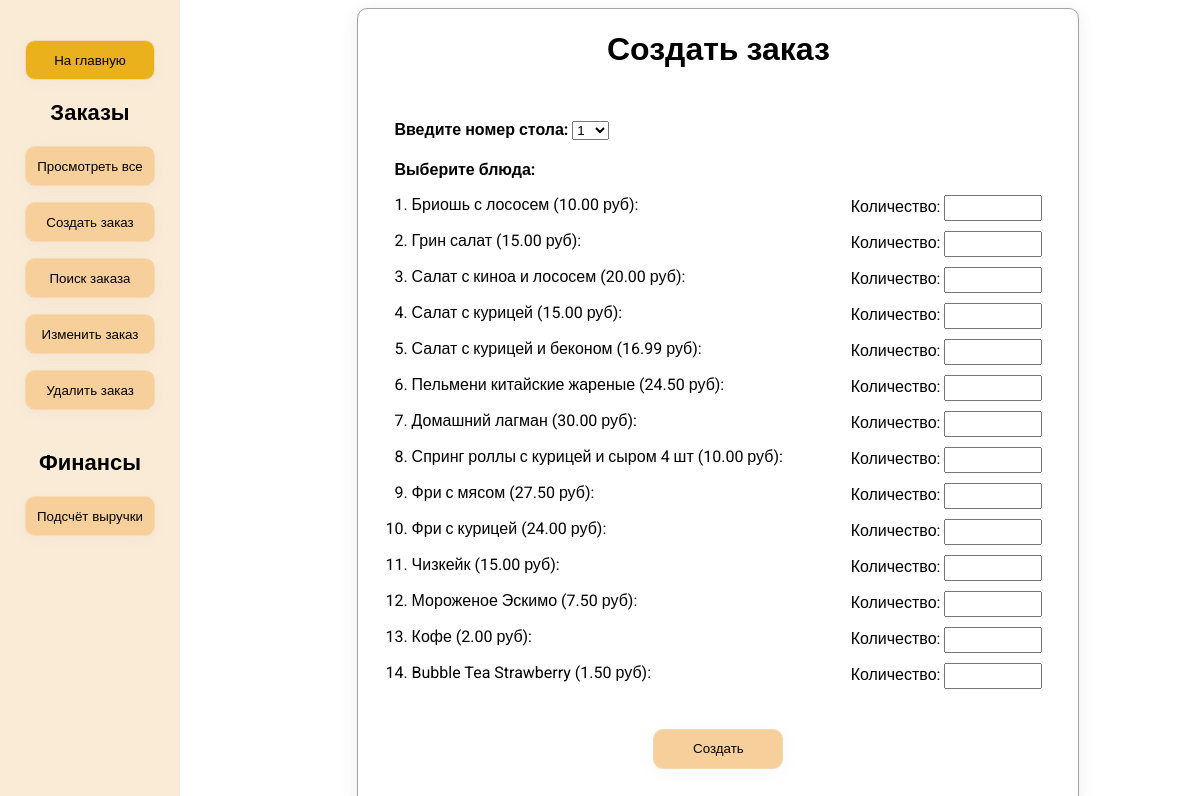
Screenshot of /create_order/ with the database file from the repository.
### orders/models.py (models this page shows, shortened)
class Item(models.Model):
    id = models.AutoField(primary_key=True)
    name = models.CharField(
        max_length=50,
        verbose_name="Название блюда"
    )
    price = models.DecimalField(
        max_digits=20,
        decimal_places=2,
        verbose_name="Цена")

### orders/views/views.py (the view, shortened to what this page needs)
# urls.py: path('create_order/', views.create_order, name='create_order'),
def create_order(request: HttpRequest) -> HttpResponse:
    menu = Item.objects.all()
    return render(
        request=request,
        template_name="orders/order_form.html",
        context={"menu": menu}
    )

### orders/templates/orders/order_form.html (shortened to what this page needs)
{% load static %}
<!DOCTYPE html>
<html lang="en">
<head>
    <link rel="stylesheet" href="{% static 'styles/order_form.css' %}">
    <link rel="stylesheet" href="{% static 'styles/general.css' %}">
</head>
<body>
    <div class="sidebar">
        <div class="sidebar-items">
            <button class="button-primary main-menu-button-sidebar js-main-menu-button-sidebar">На главную</button>
        </div>
        <div class="sidebar-header">Заказы</div>
        <div class="sidebar-items">
            <button class="button-primary js-view-all-orders-button">Просмотреть все</button>
            <button class="button-primary js-create-order-button">Создать заказ</button>
            <button class="button-primary js-search-order-button-sidebar">Поиск заказа</button>
            <button class="button-primary js-edit-order-button">Изменить заказ</button>
            <button class="button-primary js-cancel-order-button">Удалить заказ</button>
        </div>
        <div class="sidebar-header sidebar-header-finances">Финансы</div>
        <div class="sidebar-items">
            <button class="button-primary js-get-revenue-button-sidebar">Подсчёт выручки</button>
        </div>
    </div>
    <div class="main">
        <div class="form-container">
            <h1>Создать заказ</h1>
            <form action="{% url 'create_order' %}" method="post" onsubmit="return validateForm()">
                <label for="table_number"> Введите номер стола: </label>
                <select id="table_number" name="table_number" required></select>
                <div class="menu-label">Выберите блюда: </div>
                <ol>
                    {% for item in menu %}
                        <li>
                            <div class="menu-item">
                                <div class="menu-item-name">
                                    {{ item.name }}  ({{ item.price }} руб):
                                </div>
                                <div>
                                    <label class="quantity-label" for="quantity_{{ item.id }}">Количество: </label>
                                    <input type="number" id="quantity_{{ item.id }}" name="quantity_{{ item.id }}" min="1">
                                </div>
                            </div>
                        </li>
                    {% endfor %}
                </ol>
                <div class="submit-order-button-container">
                    <button type="submit" class="button-primary submit-order-button">Создать</button>
                </div>
            </form>
        </div>
    </div>
</body>
</html>

### orders/static/styles/order_form.css (style rules this page uses)
.main { display: flex; flex-direction: column; align-items: center; justify-content: center; height: 100vh; width: 80%; margin-left: 20%; }
.form-container { display: flex; flex-direction: column; align-items: center; justify-content: start; height: 1000px; width: 720px; border: 1px solid rgb(164, 162, 162); border-radius: 10px; box-shadow: 0 4px 16px rgba(75, 75, 75, 0.1); }
form { width: 90%; margin-top: 30px; }
label[for="table_number"] { margin-top: 20px; }
label[for="table_number"], .menu-label { font-weight: bold; }
.menu-label { margin-top: 20px; }
input[type="number"] { width: 90px; height: 20px; }
ol { padding-left: 17.19px; display: flex; flex-direction: column; row-gap: 10px; }
.menu-item { display: flex; justify-content: space-between; }
.quantity-label { margin-left: 20px; }
.submit-order-button-container { display: flex; justify-content: center; margin-top: 40px; }
.button-primary { width: 130px; height: 40px; background-color: rgb(247, 207, 155); border: 1px solid rgb(246, 217, 180); border-radius: 10px; box-shadow: 0 4px 16px rgba(195, 194, 194, 0.1); cursor: pointer; }

### orders/static/styles/general.css (style rules this page uses)
body { font-family: "Roboto", sans-serif; }
.sidebar { background-color: antiquewhite; height: 100vh; width: 15%; position: fixed; top: 0; left: 0; z-index: 1000; display: flex; flex-direction: column; align-items: center; justify-content: start; padding-top: 40px; }
.sidebar-header { margin-bottom: 20px; font-weight: bold; font-size: 22px; }
.sidebar-header-finances { margin-top: 40px; }
.sidebar-items { display: flex; flex-direction: column; row-gap: 16px; }
.button-primary { width: 130px; height: 40px; background-color: rgb(247, 207, 155); border: 1px solid rgb(246, 217, 180); border-radius: 10px; box-shadow: 0 4px 16px rgba(195, 194, 194, 0.1); cursor: pointer; }
.main-menu-button-sidebar { background-color: rgb(235, 177, 29) !important; margin-bottom: 20px; }

### rows the page displays
Item: name "Бриошь с лососем", price "10.00"
Item: name "Грин салат", price "15.00"
Item: name "Салат с киноа и лососем", price "20.00"
Item: name "Салат с курицей", price "15.00"
Item: name "Салат с курицей и беконом", price "16.99"
Item: name "Пельмени китайские жареные", price "24.50"
Item: name "Домашний лагман", price "30.00"
Item: name "Спринг роллы с курицей и сыром 4 шт", price "10.00"
Item: name "Фри с мясом", price "27.50"
Item: name "Фри с курицей", price "24.00"
Item: name "Чизкейк", price "15.00"
Item: name "Мороженое Эскимо", price "7.50"
Item: name "Кофе", price "2.00"
Item: name "Bubble Tea Strawberry", price "1.50"
